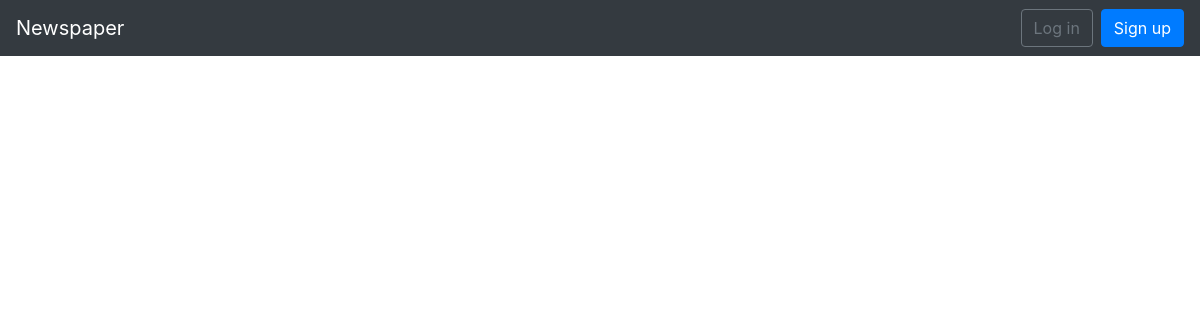
The page /articles/ on the database as committed earlier.
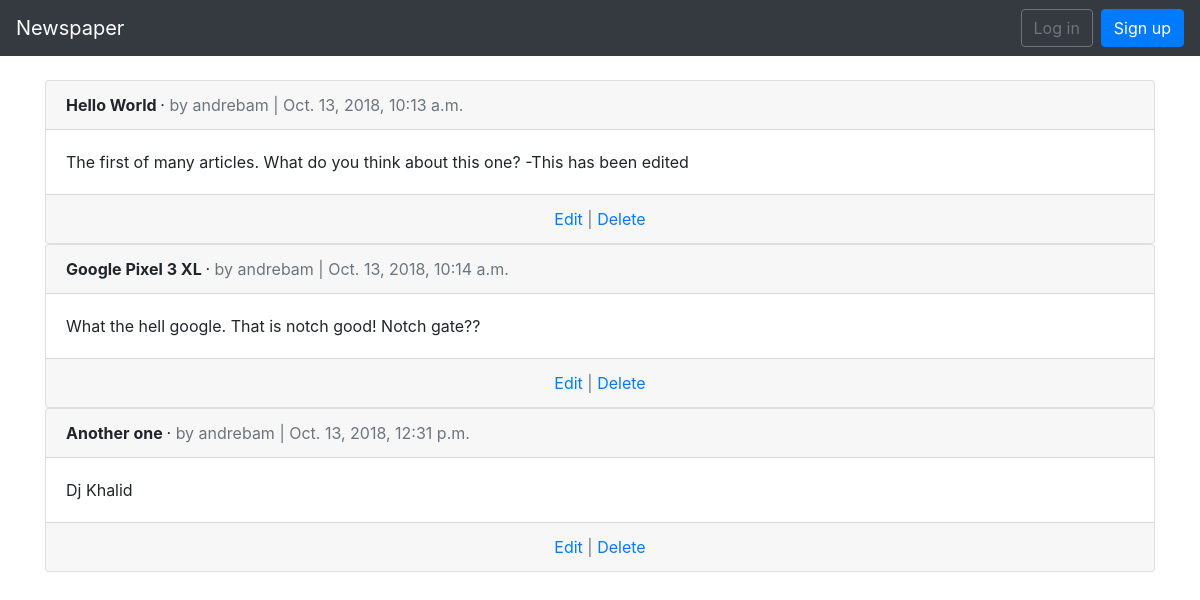
The same page on the database as committed later.
### articles/models.py (models this page shows, shortened)
class Article(models.Model):
    title = models.CharField(max_length=255)
    body = models.TextField()
    date = models.DateTimeField(auto_now_add=True)
    author = models.ForeignKey(
        settings.AUTH_USER_MODEL,
        on_delete=models.CASCADE,
    )

### users/models.py (models this page shows)
class CustomUser(AbstractUser):
    age = models.PositiveIntegerField(default=0)

### articles/views.py (the view)
# urls.py: path('', views.ArticleListView.as_view(), name='article_list'),
class ArticleListView(ListView):
    model = models.Article
    template_name = 'article_list.html'

### templates/article_list.html (shortened to what this page needs)
{% extends "base.html" %}
{% block content %}
{% for article in object_list %}
<div class="card">
    <div class="card-header">
        <span class="font-weight-bold">
            {{ article.title }}
        </span> &middot;
        <span class="text-muted">
            by {{ article.author }} | {{ article.date }}
        </span>
    </div>
    <div class="card-body">
        {{ article.body }}
    </div>
    <div class="card-footer text-center text-muted">
        <a href="{% url 'article_edit' article.pk %}">Edit</a> | <a href="{% url 'article_delete' article.pk %}">Delete</a>
    </div>
</div>
{% endfor %}
{% endblock content %}

### templates/base.html (shortened to what this page needs)
<!DOCTYPE html>
<html lang="en">
<head>
    <link rel="stylesheet" href="https://maxcdn.bootstrapcdn.com/bootstrap/4.0.0/css/bootstrap.min.css"
>
</head>
<body>
    <main>
        <nav class="navbar navbar-expand-md navbar-dark bg-dark mb-4">
            <a class="navbar-brand" href="{% url 'home' %}">Newspaper</a>
            <div class="collapse navbar-collapse" id="navbarCollapse">
                {% if user.is_authenticated %}
                <ul class="navbar-nav ml-auto">
                    <li class="nav-item">
                        <a class="nav-link dropdown-toggle" href="#" id="userMenu" data-toggle="dropdown" aria-haspopup="true"
                            aria-expanded="false">
                            {{ user.username }}
                        </a>
                        <div class="dropdown-menu dropdown-menu-right" aria-labelledby="userMenu">
                            <a class="dropdown-item" href="{% url 'password_change' %}">Change password</a>
                            <div class="dropdown-divider"></div>
                            <a class="dropdown-item" href="{% url 'logout' %}">Log out</a>
                        </div>
                    </li>
                </ul>
                {% else %}
                <form class="form-inline ml-auto">
                    <a href="{% url 'login' %}" class="btn btn-outline-secondary">Log in
                    </a>
                    <a href="{% url 'signup' %}" class="btn btn-primary ml-2">Sign up</a>
                </form>
                {% endif %}
            </div>
        </nav>
        <div class=container>
            {% block content %}
            {% endblock content %}
        </div>
    </main>
</body>
</html>

Rows that differ between the two databases and show on the page:
added Article: title "Hello World", author "andrebam", date "Oct. 13, 2018, 10:13 a.m.", body "The first of many articles. What do you think about this one? -This has been edited"
added Article: title "Google Pixel 3 XL", author "andrebam", date "Oct. 13, 2018, 10:14 a.m.", body "What the hell google. That is notch good! Notch gate??"
added Article: title "Another one", author "andrebam", date "Oct. 13, 2018, 12:31 p.m.", body "Dj Khalid"
